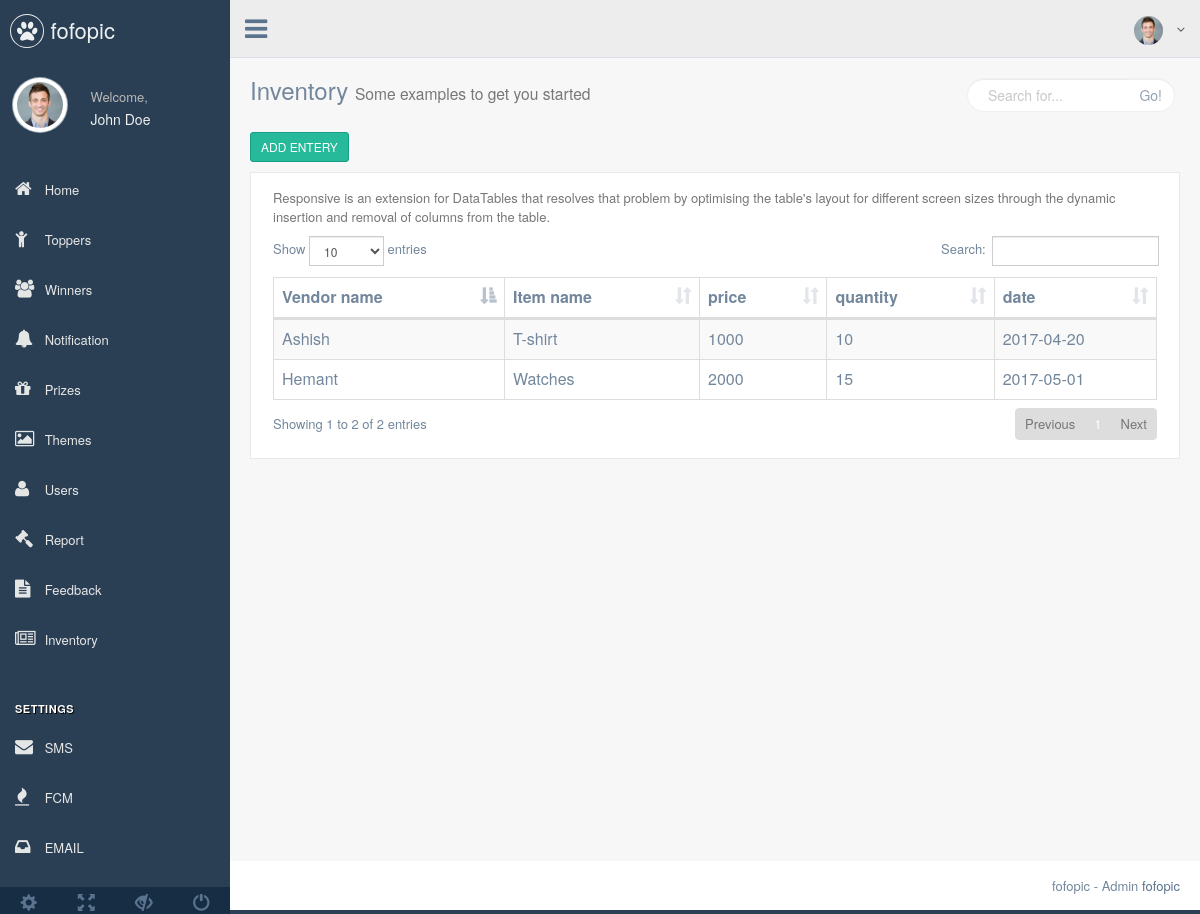
/index.php/dashboard/Inventory, run on the app's committed database.
### tables this page shows
CREATE TABLE IF NOT EXISTS `inventory` (
  `id` int(11) NOT NULL AUTO_INCREMENT,
  `vendor` text NOT NULL,
  `item` text NOT NULL,
  `price` text NOT NULL,
  `quantity` text NOT NULL,
  `date` text NOT NULL,
  PRIMARY KEY (`id`)
);

### application/controllers/Dashboard.php (called while the page is built, shortened)
<?php
class Dashboard extends CI_Controller {
	public function Inventory(){
		$this->db->order_by('date','DESC');
		$result['inventory'] = $this->db->get('inventory')->result_array();
		$this->load->view('pages/inventory/inventoryview',$result);
	}
}

### index.php (called while the page is built, shortened)
<?php
require_once BASEPATH.'core/CodeIgniter.php';

### application/views/pages/inventory/Inventoryview.php (the view, shortened to what this page needs)
  <body class="nav-md">
    <div class="container body">
      <div class="main_container">
        <div class="right_col" role="main">
          <div class="">
            <div class="page-title">
              <div class="title_left">
                <h3>Inventory <small>Some examples to get you started</small></h3>
              </div>
              <div class="title_right">
                <div class="col-md-5 col-sm-5 col-xs-12 form-group pull-right top_search">
                  <div class="input-group">
                    <input type="text" class="form-control" placeholder="Search for...">
                    <span class="input-group-btn">
                      <button class="btn btn-default" type="button">Go!</button>
                    </span>
                  </div>
                </div>
              </div>
            </div>
            <div class="buttons">
                <a href="#" data-toggle="modal" data-target=".bs-example-modal-lg"><button type="button" class="btn btn-success btn-sm data-toggle="modal" data-target=".bs-example-modal-lg">ADD ENTERY</button></i></a>
            </div>
            <div class="row">
              <div class="col-md-12 col-sm-12 col-xs-12">
                <div class="x_panel">
                  <div class="x_content">
                    <p class="text-muted font-13 m-b-30">
                      Responsive is an extension for DataTables that resolves that problem by optimising the table's layout for different screen sizes through the dynamic insertion and removal of columns from the table.
                    </p>
                    <table id="datatable-responsive" class="table table-striped table-bordered dt-responsive nowrap" cellspacing="0" width="100%">
                      <thead>
                        <tr>
                          <th>Vendor name</th>
                          <th>Item name</th>
                          <th>price</th>
                          <th>quantity</th>
                          <th>date</th>
                        </tr>
                      </thead>
                      <tbody>
                        <?php if(isset($inventory)){
                            foreach ($inventory as $value) {
                                ?>
                           <tr>
                          <td><?php echo $value['vendor'];?></td>
                          <td><?php echo $value['item'];?></td>
                          <td><?php echo $value['price'];?></td>
                          <td><?php echo $value['quantity'];?></td>
                          <td><?php echo $value['date'];?></td>
                          </tr>
                        <?php }}?>
                      </tbody>
                    </table>
                  </div>
                </div>
              </div>
            </div>
          </div>
        </div>
      </div>
    </div>
  </body>
</html>

### data on the page
inventory: vendor "Hemant", item "Watches", price "2000", quantity "15", date "2017-05-01"
inventory: vendor "Ashish", item "T-shirt", price "1000", quantity "10", date "2017-04-20"
